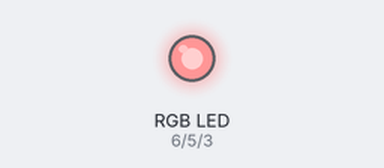
The sketch below on a simulated Arduino Uno, built with avr-gcc and run on an emulated ATmega328P. On the bench: an RGB LED mixed from three pins (HIGH = lit).

Above: at 0.05 s.
At 1.25 s:
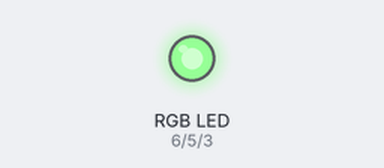
At 2.5 s:
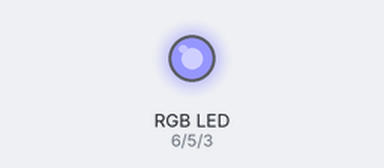
At 3.75 s:
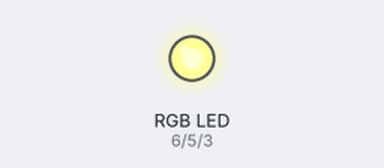
At 5.0 s:
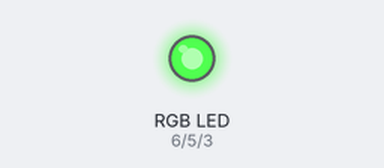
At 10.0 s:
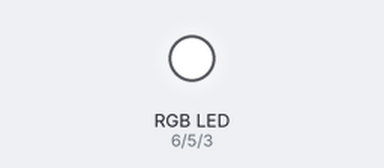
Timing chart, 0 to 13.0 s (numbered marks = the images above):
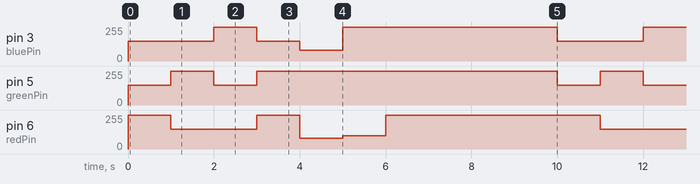

The sketch:

LedRGB.ino
```cpp
//LED RGB

/*
Adafruit Arduino - Lesson 3. RGB LED
*/

int redPin = 6;
int greenPin = 5;
int bluePin = 3;

//uncomment this line if using a Common Anode LED
//#define COMMON_ANODE

void setup()
{
  pinMode(redPin, OUTPUT);
  pinMode(greenPin, OUTPUT);
  pinMode(bluePin, OUTPUT);
}

void loop()
{
  setColor(255, 150, 150);  // red
  delay(1000);
  setColor(150, 255, 150);  // green
  delay(1000);
  setColor(150, 150, 255);  // blue
  delay(1000);
  setColor(255, 255, 150);  // yellow
  delay(1000);
  setColor(80, 255, 80);  // purple
  delay(1000);
  setColor(100, 255, 255);  // aqua
  delay(1000);
  setColor(255, 255, 255);  // aqua
  delay(4000);
}

void setColor(int red, int green, int blue)
{
  #ifdef COMMON_ANODE
    red = 255 - red;
    green = 255 - green;
    blue = 255 - blue;
  #endif
  analogWrite(redPin, red);
  analogWrite(greenPin, green);
  analogWrite(bluePin, blue);
}
```

Measured:
- by itself, pin 3 (bluePin): repeats every 10.0 s: 255/255 1.0 s, 150/255 1.0 s, 80/255 1.0 s, 255/255 5.0 s, 150/255 2.0 s
- by itself, pin 5 (greenPin): repeats every 10.0 s: 255/255 1.0 s, 150/255 1.0 s, 255/255 7.0 s, 150/255 1.0 s
- by itself, pin 6 (redPin): repeats every 10.0 s: 150/255 2.0 s, 255/255 1.0 s, 80/255 1.0 s, 100/255 1.0 s, 255/255 5.0 s
